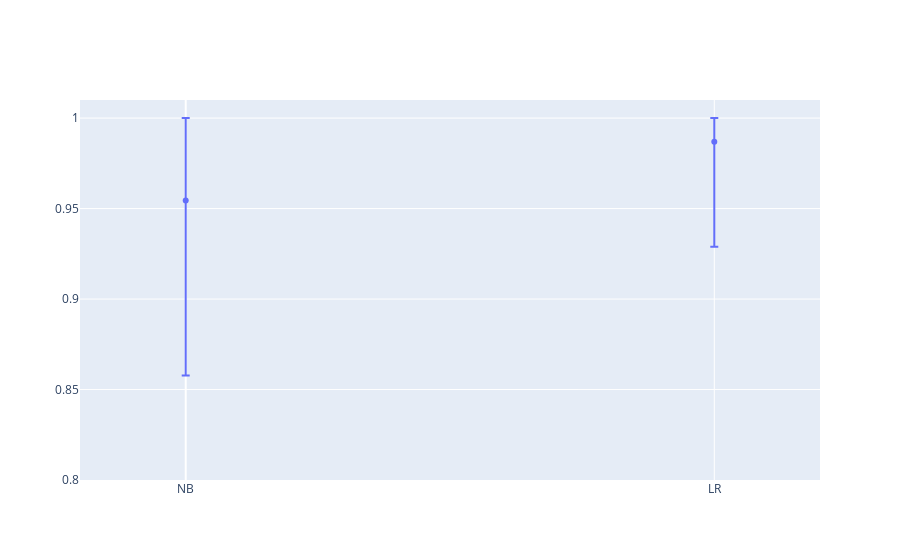

The cell this chart's notebook holds for it:
### Code cell
import plotly.graph_objects as go

fig = go.Figure()

# Add scatter traces for mean_nb and mean_lr
fig.add_trace(go.Scatter(
    x=[0, 0.5],
    y=[mean_nb, mean_lr],
    mode='markers',
    name='Means',
    error_y=dict(
        type='data',
        symmetric=False,
        array=[conf_nb[1] - mean_nb, conf_lr[1] - mean_lr],
        arrayminus=[mean_nb - conf_nb[0], mean_lr - conf_lr[0]]
    )
))

# Update x-axis properties
fig.update_xaxes(range=[-0.1, 0.6], tickvals=[0, 0.5], ticktext=['NB', 'LR'])

# Update x-axis properties
fig.update_yaxes(range=[0.8, 1.01])

fig.show()

### Figure 1 — Plotly figure (JSON) as saved in the notebook; plotly's stock layout.template omitted (floating-point values rounded to 4 significant figures)
{"data": [{"error_y": {"array": [0.04551, 0.01301], "arrayminus": [0.09675, 0.05806], "symmetric": false, "type": "data"}, "mode": "markers", "name": "Means", "type": "scatter", "x": [0, 0.5], "y": [0.9545, 0.987]}], "layout": {"xaxis": {"range": [-0.1, 0.6], "ticktext": ["NB", "LR"], "tickvals": [0, 0.5]}, "yaxis": {"range": [0.8, 1.01]}}}
